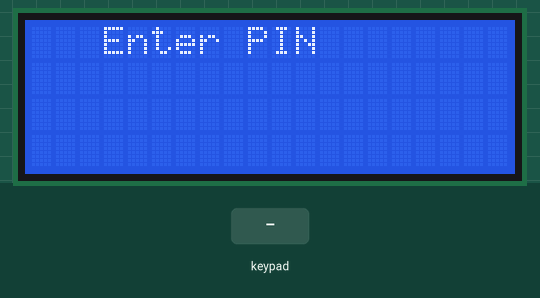
Recording of a sketch running on a simulated Arduino Uno, built with avr-gcc and run on an emulated ATmega328P. On the bench: 20×4 character LCD. Inputs (shaded band) come from the test bench. What the sketch prints to the serial monitor is not drawn.

Above: at 1.2 s.
1.3 s: keypad keys 0 0 0 0 0 # pressed 0.4 s apart
At 4.1 s:
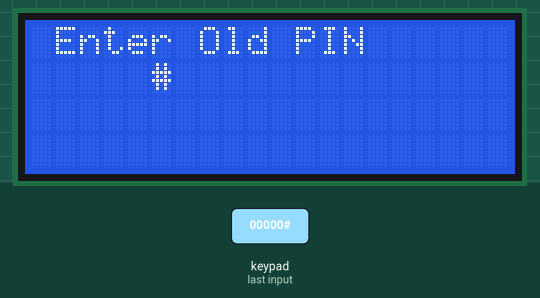
5.2 s: key '*' pressed
6.7 s: keypad keys 1 2 3 4 5 * pressed 0.4 s apart
At 9.5 s:
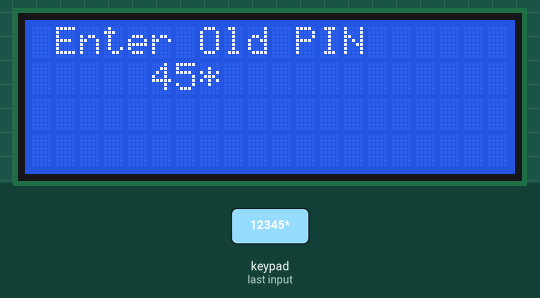
10.6 s: key '#' pressed
At 11.1 s:
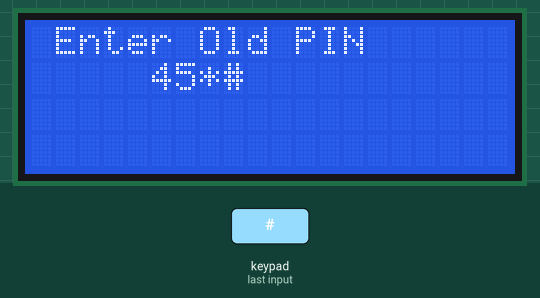
12.1 s: key '1' pressed
At 13.3 s:
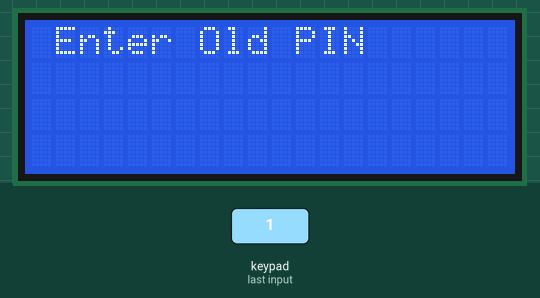
13.6 s: keypad keys 1 2 3 4 5 # pressed 0.4 s apart
At 16.1 s:
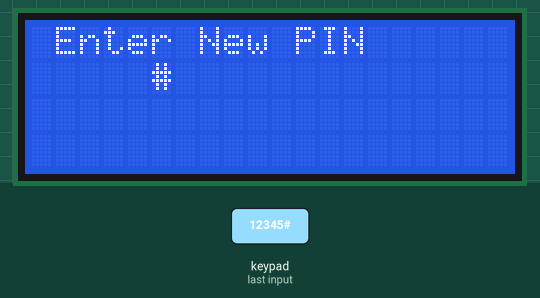
Timing chart, 0 to 17.6 s (numbered marks = the images above; inputs shaded):
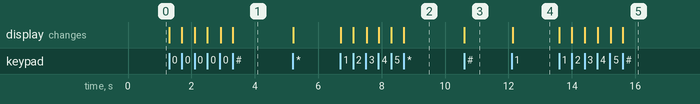

The sketch:

keypad-rfid-lcd.ino
```cpp
#include <Wire.h>
#include <LiquidCrystal_I2C.h>
#include <Keypad.h>
#include <SPI.h>
#include <MFRC522.h>

#define SS_PIN 10
#define RST_PIN 9
MFRC522 mfrc522(SS_PIN, RST_PIN);   // Create MFRC522 instance.


LiquidCrystal_I2C lcd(0x27,20,4);  // set the LCD address to 0x27 for a 16

const byte ROWS = 4; //four rows
const byte COLS = 3; //three columns
char keys[ROWS][COLS] = {
  {'1','2','3'},
  {'4','5','6'},
  {'7','8','9'},
  {'*','0','#'}
};
byte rowPins[ROWS] = {5, 4, 3, 2}; //connect to the row pinouts of the keypad
byte colPins[COLS] = {8, 7, 6}; //connect to the column pinouts of the keypad

Keypad keypad = Keypad( makeKeymap(keys), rowPins, colPins, ROWS, COLS );

// Variables
String numbers = "";
String Password = "12345";
bool n_check = false;


void setup() {
  lcd.init();                      // initialize the lcd
  lcd.backlight();
  lcd.setCursor(3,0);
  lcd.print("Enter PIN");
  lcd.setCursor(5,1);
  Serial.begin(9600);
}

bool isFive(){
  if (numbers.length() == 4){
    return true;
  }
  else{
    return false;
  }
}

void pinNum(char key){
  if (numbers.length() <= 5){
    numbers += key;
    lcd.write(key);
  }
}

void getUID(){
  if ( ! mfrc522.PICC_IsNewCardPresent())
  {
    return;
  }
  // Select one of the cards
  if ( ! mfrc522.PICC_ReadCardSerial())
  {
    return;
  }
  //Show UID on serial monitor
  Serial.print("UID tag :");
  String content= "";
  byte letter;
  for (byte i = 0; i < mfrc522.uid.size; i++)
  {
     Serial.print(mfrc522.uid.uidByte[i] < 0x10 ? " 0" : " ");
     Serial.print(mfrc522.uid.uidByte[i], HEX);
     content.concat(String(mfrc522.uid.uidByte[i] < 0x10 ? " 0" : " "));
     content.concat(String(mfrc522.uid.uidByte[i], HEX));
  }
  Serial.println();
  Serial.print("Message : ");
  content.toUpperCase();
  if (content.substring(1) == "53 F4 FC 11") //change here the UID of the card/cards that you want to give access
  {
    lcd.clear();
    lcd.setCursor(1,0);
    lcd.print("Access granted");
    delay(1000);
  }

 else   {
    lcd.clear();
    lcd.setCursor(1,0);
    lcd.print("Access denied");
    delay(1000);
  }

}

void changePassword(){
  numbers = "";
  lcd.clear();
  lcd.setCursor(1,0);
  lcd.print("Enter Old PIN");
  lcd.setCursor(5,1);

  while(true){
    char key = keypad.getKey();

    if (key){
      n_check = isFive();
      Serial.println(n_check);
      pinNum(key);

      if(n_check){
        if(numbers == Password){
          lcd.clear();
          savePassword();
          break;
        }else{
          lcd.clear();
          lcd.setCursor(1,0);
          lcd.print("Incorrect");
          numbers = "";
          changePassword();
          break;
        }
      }

    }
  }
}

void checkPassword(){
  numbers = "";
  lcd.clear();
  lcd.setCursor(3,0);
  lcd.print("Enter PIN");
  lcd.setCursor(5,1);

  while(true){
    char key = keypad.getKey();

    // getUID();

    if (key){
      n_check = isFive();

      pinNum(key);

      if(n_check){
        if(numbers == Password){
          lcd.clear();
          lcd.setCursor(1,0);
          lcd.print("Access granted");
        }else if(numbers == "00000"){
          changePassword();
        }
        else{
          lcd.clear();
          lcd.setCursor(1,0);
          lcd.print("Incorrect password");
          delay(1000);
          checkPassword();
        }
      }
    }
  }
}

void savePassword(){
  numbers = "";
  lcd.clear();
  lcd.setCursor(1,0);
  lcd.print("Enter New PIN");
  lcd.setCursor(5,1);

  while(true){
    char key = keypad.getKey();

    if (key){
      n_check = isFive();
      Serial.println(n_check);
      pinNum(key);

      if(n_check){
        Password = numbers;
        lcd.setCursor(0,0);
        lcd.print("Password Changed");
        delay(1000);
        lcd.clear();
        checkPassword();
      }
    }
  }
}


void loop() {
  // put your main code here, to run repeatedly:

  checkPassword();

}
```

Measured:
- after the input at 1.3 s, the display: first changes at once (image 1 shows a later state)
- after the input at 6.7 s, the display: first changes at once (image 2 shows a later state)
- after the input at 10.6 s, the display: changes at once (image 3)
- after the input at 12.1 s, the display: changes at once (image 4)
- after the input at 13.6 s, the display: first changes at once (image 5 shows a later state)
